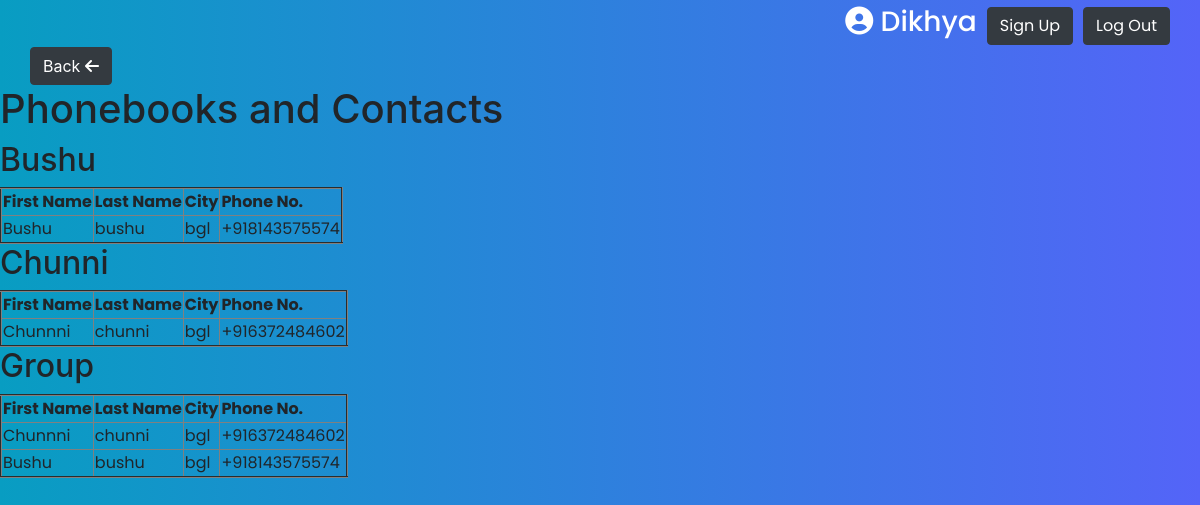
/phonebook-contacts/ (signed in), run on the app's committed database.
### contacts/models.py (models this page shows, shortened)
class Phonebook(models.Model):
    name = models.CharField(max_length=100)
    user = models.ForeignKey(User, on_delete=models.CASCADE)

class Contact(models.Model):
    first_name = models.CharField(max_length=100)
    last_name = models.CharField(max_length=100)
    city = models.CharField(max_length=100)
    phone_number = models.CharField(max_length=15)
    phonebooks = models.ManyToManyField(Phonebook, related_name='contacts')

### contacts/views.py (the view)
# urls.py: path('phonebook-contacts/', views.phonebook_contacts, name='phonebook_contacts'),
def phonebook_contacts(request):
    if request.user.is_authenticated:
        phonebooks = Phonebook.objects.filter(user=request.user)
        return render(request, 'phonebook_contacts.html', {'phonebooks': phonebooks})
    else:
        return redirect('login')

### templates/phonebook_contacts.html
{% extends 'base.html' %}
{% block content %}
<button onclick="history.back()" class="btn btn-dark back_btn"> Back <i class="fa fa-arrow-left" aria-hidden="true"></i></button>
<h1>Phonebooks and Contacts</h1>
{% for phonebook in phonebooks %}
<h2>{{ phonebook.name }}</h2>
  <table border="2">
    <tr>
      <th>First Name</th>
      <th>Last Name</th>
      <th>City</th>
      <th>Phone No.</th>
    </tr>
    {% for contact in phonebook.contacts.all %}
    <tr>
      <td>{{ contact.first_name }}</td>
      <td>{{ contact.last_name }} </td>
      <td>{{ contact.city }}</td>
      <td>{{ contact.phone_number }}</td>
    </tr>
    {% endfor %}
  </table>
{% endfor %}
{% endblock %}

### templates/base.html (shortened to what this page needs)
<!DOCTYPE html>
<html lang="en">
<head>
    <link rel="stylesheet" href="/static/css/main.css">
    <link rel="stylesheet" href="https://cdn.jsdelivr.net/npm/bootstrap@4.1.3/dist/css/bootstrap.min.css">
</head>
<body>
  <div class="btn_right"><h3><i class='fas fa-user-circle'></i> {{user}}</h3><button class="btn btn-dark"><a class="text-white" href="/signup/">Sign Up</a></button> <button  class="btn btn-dark"><a class="text-white" href="/logout/">Log Out</a></button></div>
    {% block content %}
    {% endblock %}
</body>
</html>

### static/css/main.css (style rules this page uses)
* { font-family: "Poppins", sans-serif; }
body { background-image: linear-gradient(to right, #089dc2 0%, #5464f8 100%); height: 100vh; }
.btn_right>h3 { color: white; }
.btn-danger>a,.btn-primary>a,.btn-success>a ,.btn-dark>a,.btn-secondary>a,.btn-warning>a { color: white; text-decoration: none; }
.btn_right { margin-top: 5px; display: flex; gap: 10px; justify-content:end; margin-right: 30px; align-items: center; }
.back_btn { margin-left: 30px; }

### data on the page
Phonebook: name "Bushu"
Contact: first_name "Bushu", last_name "bushu", city "bgl", phone_number "+918143575574"
Phonebook: name "Chunni"
Contact: first_name "Chunnni", last_name "chunni", city "bgl", phone_number "+916372484602"
Phonebook: name "Group"

### other printed values
{{ user }} "Dikhya"
